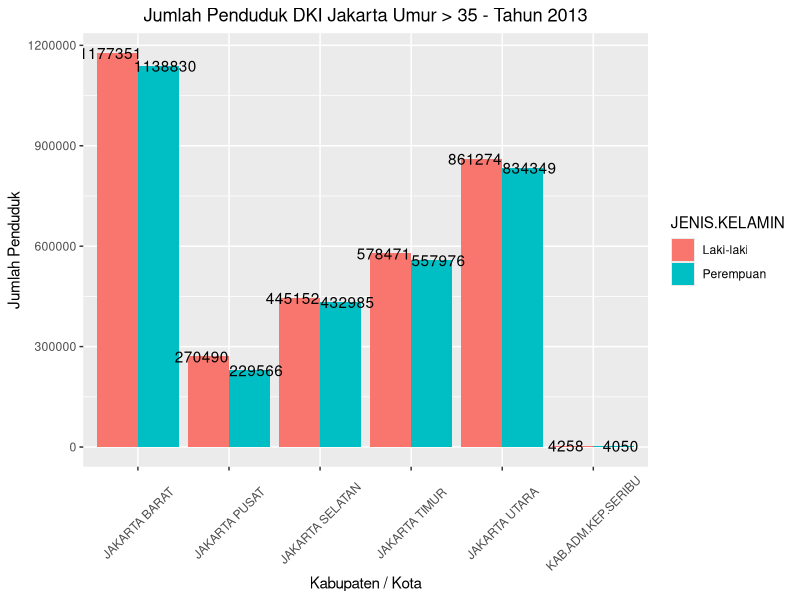
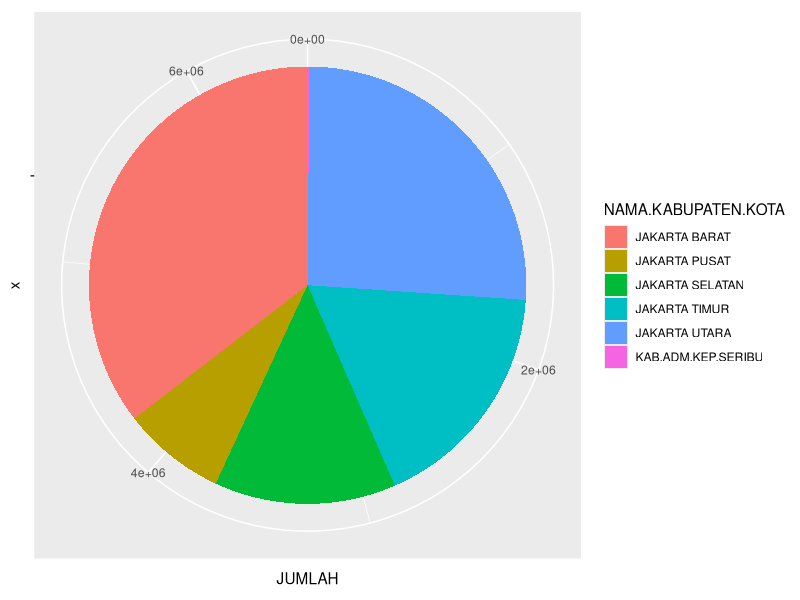

Generate these figures, in order, with R:
library(ggplot2)
#Membaca data csv dan dimasukkan ke variable penduduk.dki
penduduk.dki <- read.csv("datakependudukandki-dqlab.csv", sep=",")
#Melakukan agregasi
p <- aggregate(x=list(JUMLAH=penduduk.dki$JUMLAH), FUN=sum, by = list(NAMA.KABUPATEN.KOTA=penduduk.dki$NAMA.KABUPATEN.KOTA, JENIS.KELAMIN=penduduk.dki$JENIS.KELAMIN))

#Plot grafik
plot.dki <- ggplot(data=p, aes(x = NAMA.KABUPATEN.KOTA, y=JUMLAH, fill=JENIS.KELAMIN, label = JUMLAH))
plot.dki <- plot.dki + geom_bar(stat="identity", position="dodge")  
plot.dki <- plot.dki + labs(title="Jumlah Penduduk DKI Jakarta Umur > 35 - Tahun 2013", x="Kabupaten / Kota", y="Jumlah Penduduk")
plot.dki <- plot.dki + theme(axis.text.x = element_text(angle=45,vjust = 0.5), plot.title = element_text(hjust=0.5))
plot.dki <- plot.dki + geom_text(position = position_dodge(1.2))
plot.dki

# Plot grafik pie chart
plot.dki.pie <- ggplot(data=p, aes(x="", y=JUMLAH, fill = NAMA.KABUPATEN.KOTA))
plot.dki.pie <- plot.dki.pie + geom_bar(width = 1, stat = "identity")
plot.dki.pie <- plot.dki.pie + coord_polar("y", start=0)
plot.dki.pie